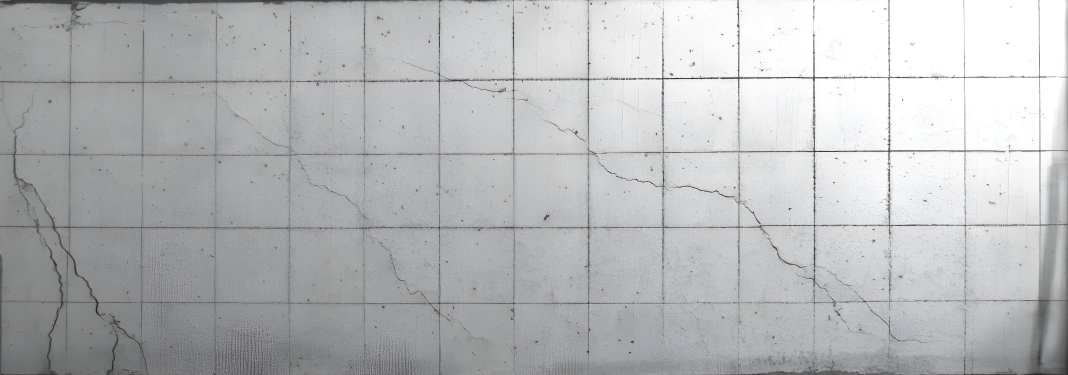
#> input picture references/sample-D-1700.jpg, 2136 x 750 px (shown at 1/2 size)
$ python -i remove_gridlines.py   (imports and definitions only)
#> lines starting #> are read from the running program, lines starting #| are printed output that depends on the picture; after the words box and inside, x2 and y2 are one past the last pixel; in counts of white or black regions, pixels touching at a corner belong together
#> further down, picture is the input picture: shape (750, 2136, 3); mean B, G, R 186.3, 184.6, 183.5
import cv2
import numpy as np
from deepcrack_pipeline import make_tiles_fixed_size, start_deepcrack_pipeline, empty_folder, join_tiles_after_inference
import os
import re
import requests
import base64
import io
import json
import numpy as np
import sys
from PIL import Image
import hashlib

crack_segmentation_dir_string = "models/crack_segmentation"
deep_crack_dir_string = "models/DeepCrack/codes"

line_segment_dir_string = "models/Unified-Line-Segment-Detection"
line_segment_dir = os.path.join(os.getcwd(), line_segment_dir_string)
import threading
import subprocess

endpoint = 'http://127.0.0.1:8000/'

# ✅ OPTIMIZATION: Cache for remove_gridlines results
_remove_gridlines_cache = {}
_intersect_masks_cache = {}

# [219 lines left out: functions extract_and_hough_filter_tol, pad_to_size, merge_masks, run_line_segmentor, get_sanitized_folder_name, remove_gridlines and 2 more, not called in this run]

def make_mask_from_deepcrack_img(img, parent_folder="random", THICKNESS=2):
#> called with parent_folder = 'random', THICKNESS = 2
    gray = cv2.cvtColor(img, cv2.COLOR_BGR2GRAY)
    edges = cv2.Canny(gray, 80, 200, apertureSize=3)
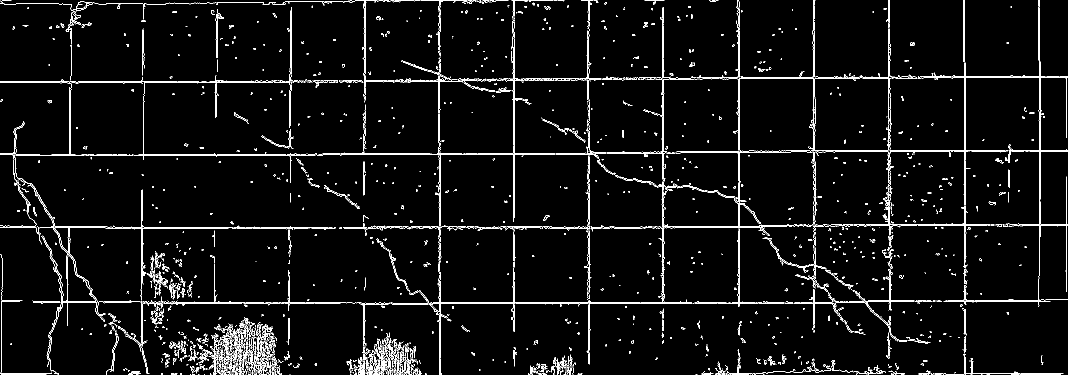
#> edges: shape (750, 2136) (shown at 1/2 size); 4% white in thin lines or dots
    h, w = gray.shape
#> h = 750; w = 2136
    MIN_LINE_RATIO = 0.2
    min_len = int(min(h, w) * MIN_LINE_RATIO)
#> min_len = 150
    # Probabilistic Hough Transform (actual line segments)
    lines = cv2.HoughLinesP(
        edges,
        rho=1,
        theta=np.pi/180,
        threshold=120,       # loosen threshold to detect more lines
        minLineLength=15,   # ignore tiny noise
        maxLineGap=20       # merge nearby points
    )
#> lines = 256 rows, first 6: [486, 605, 784, 605], [631, 309, 1190, 309], [860, 607, 1478, 607], [102, 453, 287, 453], [1928, 747, 2126, 747], [211, 456, 526, 456]

    # --- Create empty binary mask ---
    mask = np.zeros(gray.shape, dtype=np.uint8)

    # Draw horizontal/vertical only, thicker lines

    if lines is not None:
        for line in lines:
            x1, y1, x2, y2 = line[0]
            dx = abs(x2 - x1)
            dy = abs(y2 - y1)

            # Keep only horizontal or vertical lines
            if dx > dy and dy < dx * 0.05:       # horizontal
                cv2.line(mask, (x1, y1), (x2, y2), 255, THICKNESS)
            elif dy > dx and dx < dy * 0.05:     # vertical
                cv2.line(mask, (x1, y1), (x2, y2), 255, THICKNESS)
#> this loop made 256 passes
#> (x1, y1, x2, y2, dx, dy) on passes 1 to 3: (486, 605, 784, 605, 298, 0), (631, 309, 1190, 309, 559, 0), (860, 607, 1478, 607, 618, 0)
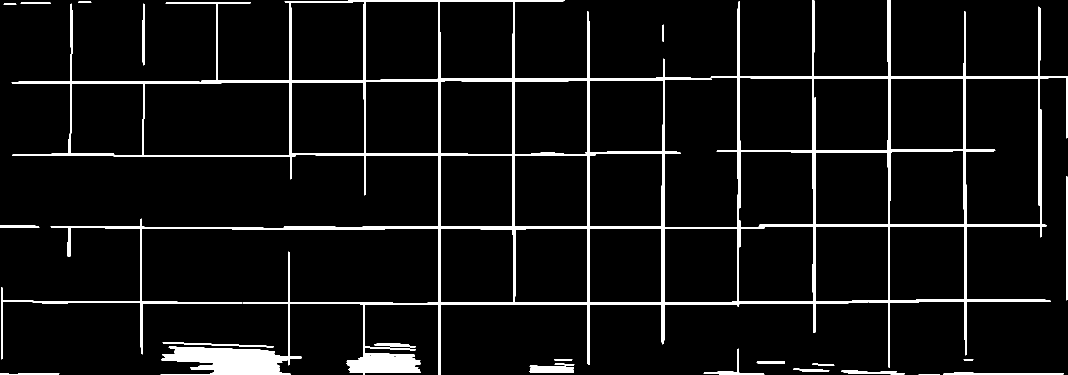
#> mask: shape (750, 2136) (shown at 1/2 size); 6.2% white; 22 white regions, largest, box (x1, y1, x2, y2) and area: (2, 0, 2136, 750) 91227, (1059, 731, 1148, 746) 1091, (1886, 744, 2128, 750) 934

    # Save binary mask

    # cv2.imwrite(f'default_grids_mask/{parent_folder}.jpg', mask)
    return mask

# [207 lines left out: functions remove_grid_pieces_only, numpy_image_to_base64, inpaint_with_mask, pad_image_512, not called in this run]
import numpy as np

# [18 lines left out: function intersect_masks, not called in this run]


# [40 lines of commented-out code are left out]

>>> import cv2
>>> picture = cv2.imread('references/sample-D-1700.jpg')
>>> result = make_mask_from_deepcrack_img(picture)

$ run again, on references/sample-D-868.jpg
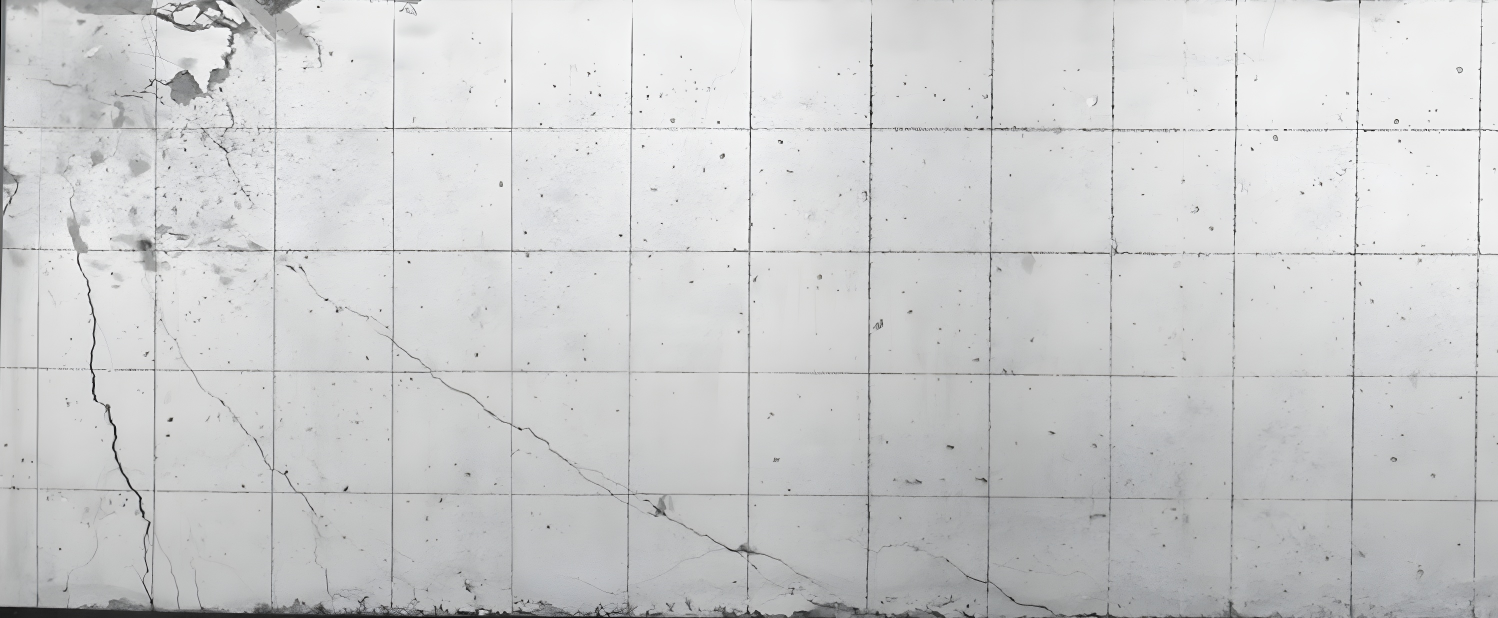
#> input picture references/sample-D-868.jpg, 2996 x 1236 px (shown at 1/2 size)
#> picture is the input picture: shape (1236, 2996, 3); mean B, G, R 205.2, 204.7, 203.9
#> in make_mask_from_deepcrack_img, `edges = cv2.Canny(gray, 80, 200, apertureSize=3)`:
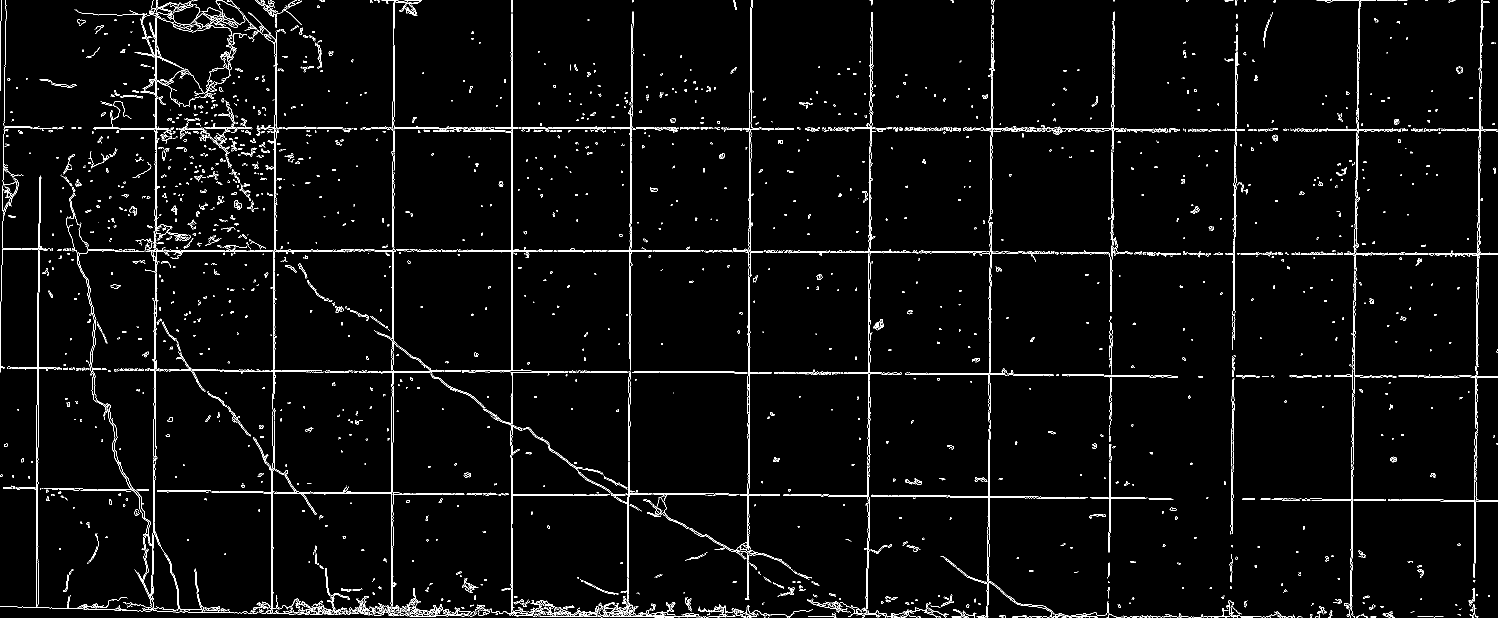
#> edges: shape (1236, 2996) (shown at 1/2 size); 2.8% white in thin lines or dots
#> lines = 524 rows, first 6: [451, 257, 1452, 257], [879, 258, 987, 258], [725, 255, 1457, 255], [1022, 1095, 1022, 892], [1196, 1233, 1531, 1233], [230, 502, 1022, 502]
#> the loop in make_mask_from_deepcrack_img, `for line in lines:` made 524 passes
#> (x1, y1, x2, y2, dx, dy) on passes 1 to 3: (451, 257, 1452, 257, 1001, 0), (879, 258, 987, 258, 108, 0), (725, 255, 1457, 255, 732, 0)
#> after the loop in make_mask_from_deepcrack_img, `for line in lines:`:
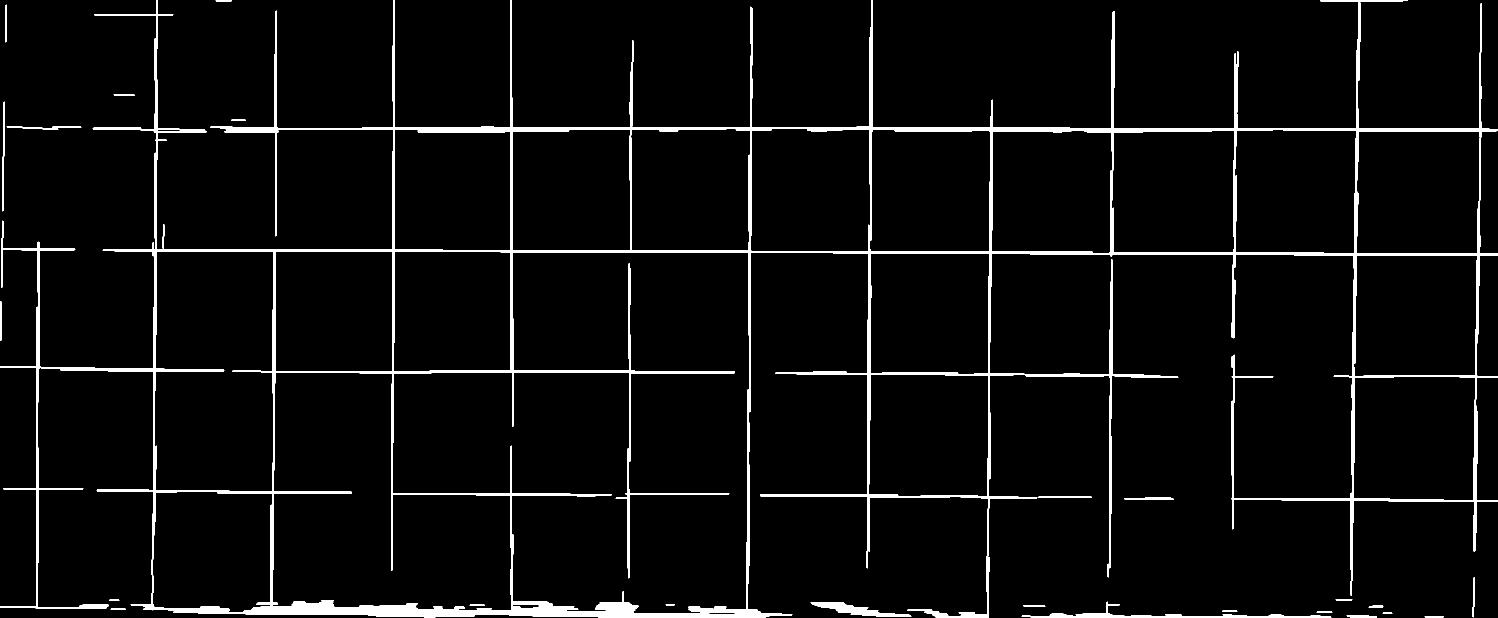
#> mask: shape (1236, 2996) (shown at 1/2 size); 4.2% white; 34 white regions, largest, box (x1, y1, x2, y2) and area: (0, 0, 2996, 1236) 143488, (2043, 1203, 2663, 1236) 3377, (1621, 1204, 1823, 1234) 2220

$ run again, on references/sample_B_scaled2.jpg
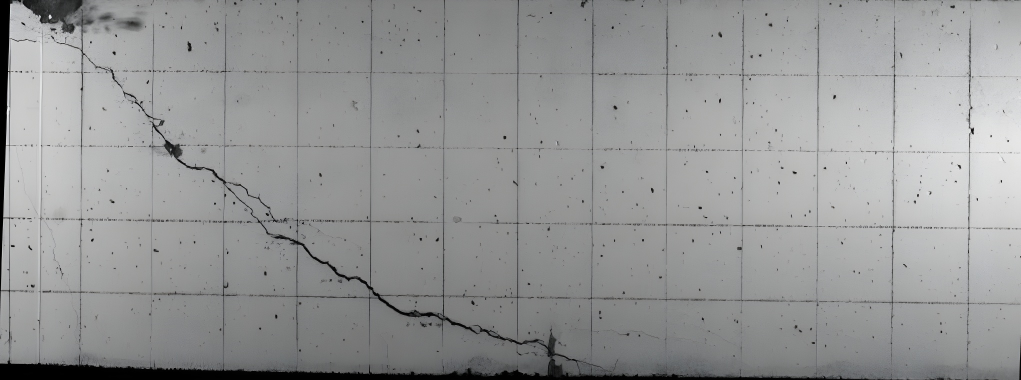
#> input picture references/sample_B_scaled2.jpg, 2042 x 760 px (shown at 1/2 size)
#> picture is the input picture: shape (760, 2042, 3); mean B, G, R 149.7, 149.7, 148.7
#> in make_mask_from_deepcrack_img, `edges = cv2.Canny(gray, 80, 200, apertureSize=3)`:
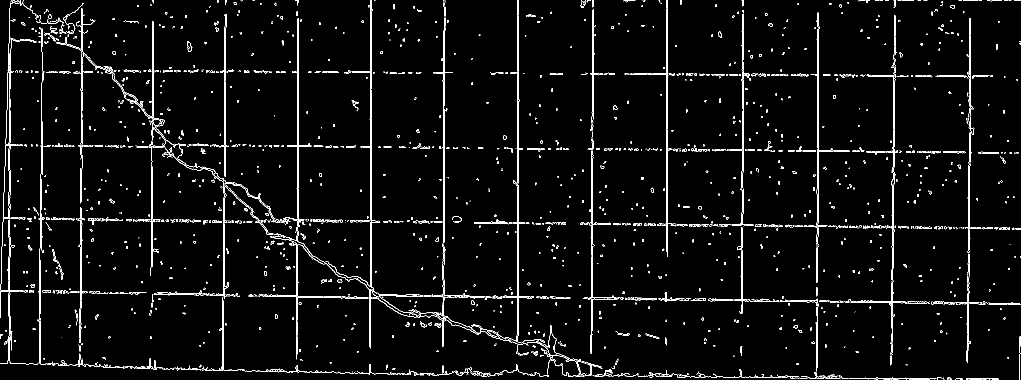
#> edges: shape (760, 2042) (shown at 1/2 size); 3.5% white in thin lines or dots
#> lines = 237 rows, first 6: [1034, 706, 1034, 28], [138, 578, 162, 578], [1779, 606, 1965, 609], [594, 482, 594, 0], [740, 179, 740, 143], [1036, 708, 1036, 82]
#> the loop in make_mask_from_deepcrack_img, `for line in lines:` made 237 passes
#> (x1, y1, x2, y2, dx, dy) on passes 1 to 3: (1034, 706, 1034, 28, 0, 678), (138, 578, 162, 578, 24, 0), (1779, 606, 1965, 609, 186, 3)
#> after the loop in make_mask_from_deepcrack_img, `for line in lines:`:
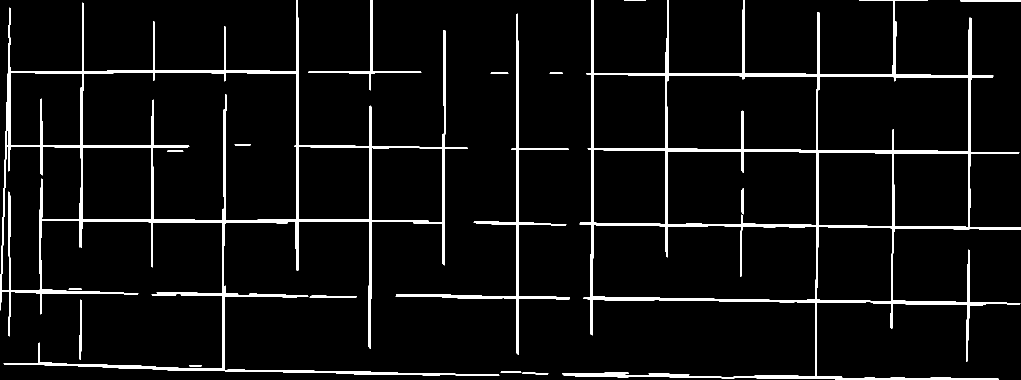
#> mask: shape (760, 2042) (shown at 1/2 size); 5.4% white; 17 white regions, largest, box (x1, y1, x2, y2) and area: (1124, 0, 2042, 760) 37579, (0, 0, 999, 752) 36684, (791, 27, 1140, 710) 6321

$ run again, on references/sample_C_scaled2.jpg
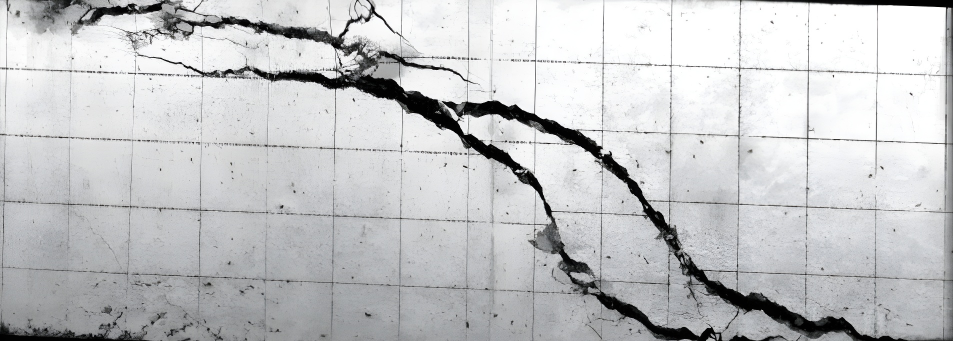
#> input picture references/sample_C_scaled2.jpg, 1906 x 682 px (shown at 1/2 size)
#> picture is the input picture: shape (682, 1906, 3); mean B, G, R 198.6, 196.9, 195.9
#> in make_mask_from_deepcrack_img, `edges = cv2.Canny(gray, 80, 200, apertureSize=3)`:
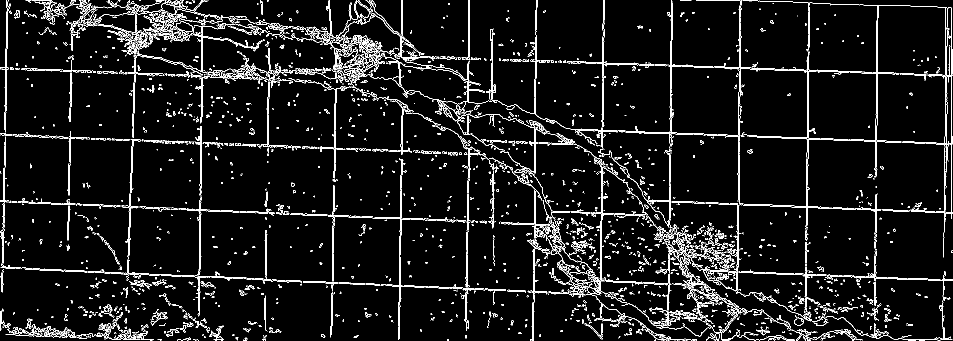
#> edges: shape (682, 1906) (shown at 1/2 size); 6.2% white in thin lines or dots
#> lines = 755 rows, first 6: [825, 114, 1548, 139], [853, 113, 1633, 140], [390, 421, 990, 442], [663, 600, 667, 342], [249, 679, 273, 9], [102, 275, 775, 299]
#> the loop in make_mask_from_deepcrack_img, `for line in lines:` made 755 passes
#> (x1, y1, x2, y2, dx, dy) on passes 1 to 3: (825, 114, 1548, 139, 723, 25), (853, 113, 1633, 140, 780, 27), (390, 421, 990, 442, 600, 21)
#> after the loop in make_mask_from_deepcrack_img, `for line in lines:`:
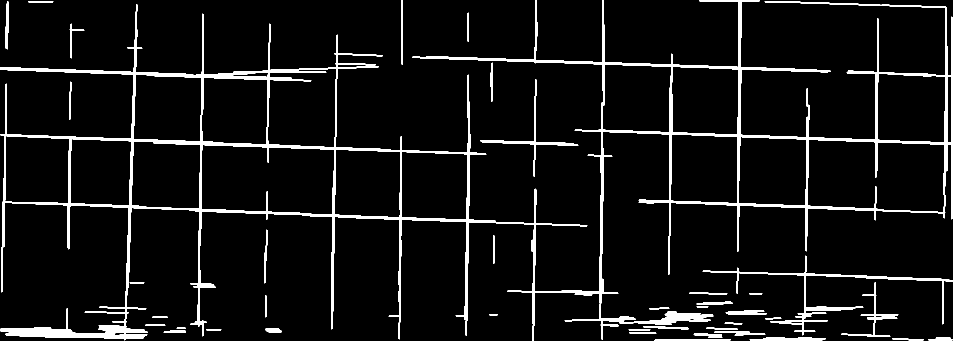
#> mask: shape (682, 1906) (shown at 1/2 size); 6.6% white; 44 white regions, largest, box (x1, y1, x2, y2) and area: (0, 0, 1906, 682) 67867, (1405, 511, 1906, 671) 4410, (1238, 626, 1427, 650) 1859
